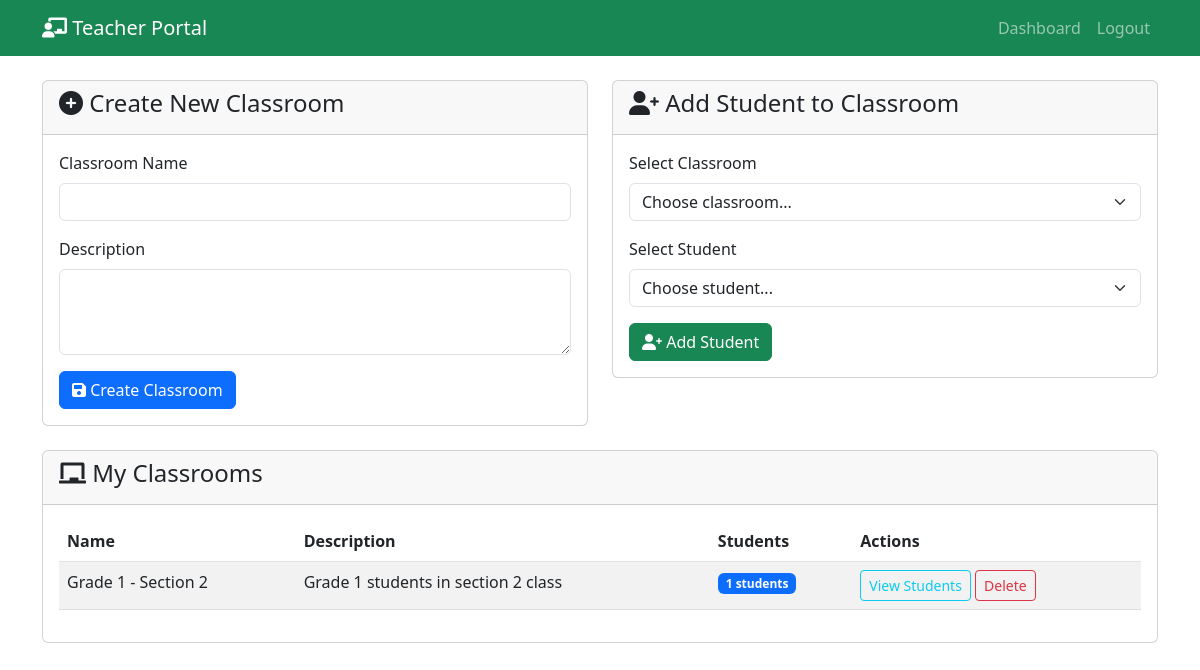
The app's page /classroom.php (signed in) with its own data.
### tables this page shows
CREATE TABLE `classrooms` (
  `id` int(11) NOT NULL,
  `name` varchar(100) NOT NULL,
  `description` text DEFAULT NULL,
  `teacher_id` int(11) DEFAULT NULL,
  `created_at` timestamp NOT NULL DEFAULT current_timestamp()
);

### classroom.php (the view, shortened to what this page needs)
<?php
include 'includes/conn.php';
$teacher_id = $_SESSION['user_id'];
$classrooms = $pdo->prepare("SELECT * FROM classrooms WHERE teacher_id = ?");
$classrooms->execute([$teacher_id]);
$teacher_classrooms = $classrooms->fetchAll();
$classroom_students = [];
?>
<!DOCTYPE html>
<html lang="en">
<head>
    <link href="https://cdn.jsdelivr.net/npm/bootstrap@5.3.0/dist/css/bootstrap.min.css" rel="stylesheet">
    <link href="https://cdnjs.cloudflare.com/ajax/libs/font-awesome/6.0.0/css/all.min.css" rel="stylesheet">
</head>
<body>
    <nav class="navbar navbar-expand-lg navbar-dark bg-success">
        <div class="container">
            <a class="navbar-brand" href="teacher.php">
                <i class="fas fa-chalkboard-teacher"></i> Teacher Portal
            </a>
            <div class="navbar-nav ms-auto">
                <a class="nav-link" href="teacher.php">Dashboard</a>
                <a class="nav-link" href="logout.php">Logout</a>
            </div>
        </div>
    </nav>
    <div class="container mt-4">
        <?php if (isset($_GET['view_students']) && isset($_GET['classroom_id'])): ?>
            <div class="card">
                <div class="card-header d-flex justify-content-between align-items-center">
                    <h4>
                        <i class="fas fa-users"></i>
                        Students in <?php echo $teacher_classrooms[array_search($_GET['classroom_id'], array_column($teacher_classrooms, 'id'))]['name']; ?>
                    </h4>
                    <a href="classroom.php" class="btn btn-secondary">Back to Classrooms</a>
                </div>
                <div class="card-body">
                    <div class="table-responsive">
                        <table class="table table-striped">
                            <thead>
                                <tr>
                                    <th>ID</th>
                                    <th>Name</th>
                                    <th>Username</th>
                                    <th>Email</th>
                                    <th>Actions</th>
                                </tr>
                            </thead>
                            <tbody>
                                <?php foreach($classroom_students as $student): ?>
                                <tr>
                                    <td><?php echo $student['id']; ?></td>
                                    <td><?php echo $student['first_name'] . ' ' . $student['last_name']; ?></td>
                                    <td><?php echo $student['username']; ?></td>
                                    <td><?php echo $student['email']; ?></td>
                                    <td>
                                        <a href="?action=remove_student&classroom_id=<?php echo $_GET['classroom_id']; ?>&student_id=<?php echo $student['id']; ?>"
                                           class="btn btn-sm btn-outline-danger"
                                           onclick="return confirm('Are you sure you want to remove this student from the classroom?')">
                                            Remove
                                        </a>
                                    </td>
                                </tr>
                                <?php endforeach; ?>
                            </tbody>
                        </table>
                    </div>
                </div>
            </div>
        <?php else: ?>
            <div class="row">
                <div class="col-md-6">
                    <div class="card">
                        <div class="card-header">
                            <h4><i class="fas fa-plus-circle"></i> Create New Classroom</h4>
                        </div>
                        <div class="card-body">
                            <form method="POST">
                                <div class="mb-3">
                                    <label class="form-label">Classroom Name</label>
                                    <input type="text" class="form-control" name="name" required>
                                </div>
                                <div class="mb-3">
                                    <label class="form-label">Description</label>
                                    <textarea class="form-control" name="description" rows="3"></textarea>
                                </div>
                                <button type="submit" name="create_classroom" class="btn btn-primary">
                                    <i class="fas fa-save"></i> Create Classroom
                                </button>
                            </form>
                        </div>
                    </div>
                </div>
                <div class="col-md-6">
                    <div class="card">
                        <div class="card-header">
                            <h4><i class="fas fa-user-plus"></i> Add Student to Classroom</h4>
                        </div>
                        <div class="card-body">
                            <form method="POST">
                                <div class="mb-3">
                                    <label class="form-label">Select Classroom</label>
                                    <select class="form-select" name="classroom_id" required>
                                        <option value="">Choose classroom...</option>
                                    </select>
                                </div>
                                <div class="mb-3">
                                    <label class="form-label">Select Student</label>
                                    <select class="form-select" name="student_id" required>
                                        <option value="">Choose student...</option>
                                    </select>
                                </div>
                                <button type="submit" name="add_student" class="btn btn-success">
                                    <i class="fas fa-user-plus"></i> Add Student
                                </button>
                            </form>
                        </div>
                    </div>
                </div>
            </div>
            <div class="row mt-4">
                <div class="col-12">
                    <div class="card">
                        <div class="card-header">
                            <h4><i class="fas fa-chalkboard"></i> My Classrooms</h4>
                        </div>
                        <div class="card-body">
                            <div class="table-responsive">
                                <table class="table table-striped">
                                    <thead>
                                        <tr>
                                            <th>Name</th>
                                            <th>Description</th>
                                            <th>Students</th>
                                            <th>Actions</th>
                                        </tr>
                                    </thead>
                                    <tbody>
                                        <?php foreach($teacher_classrooms as $classroom):
                                            $student_count = $pdo->prepare("SELECT COUNT(*) FROM classroom_students WHERE classroom_id = ?");
                                            $student_count->execute([$classroom['id']]);
                                            $count = $student_count->fetchColumn();
                                        ?>
                                        <tr>
                                            <td><?php echo $classroom['name']; ?></td>
                                            <td><?php echo $classroom['description']; ?></td>
                                            <td><span class="badge bg-primary"><?php echo $count; ?> students</span></td>
                                            <td>
                                                <a href="?view_students=true&classroom_id=<?php echo $classroom['id']; ?>"
                                                   class="btn btn-sm btn-outline-info">
                                                    View Students
                                                </a>
                                                <a href="?action=delete_classroom&id=<?php echo $classroom['id']; ?>"
                                                   class="btn btn-sm btn-outline-danger"
                                                   onclick="return confirm('Are you sure you want to delete this classroom? This will also delete all grades associated with it.')">
                                                    Delete
                                                </a>
                                            </td>
                                        </tr>
                                        <?php endforeach; ?>
                                    </tbody>
                                </table>
                            </div>
                        </div>
                    </div>
                </div>
            </div>
        <?php endif; ?>
    </div>
</body>
</html>

### records on screen
classrooms: name "Grade 1 - Section 2", description "Grade 1 students in section 2 class", count "1"
